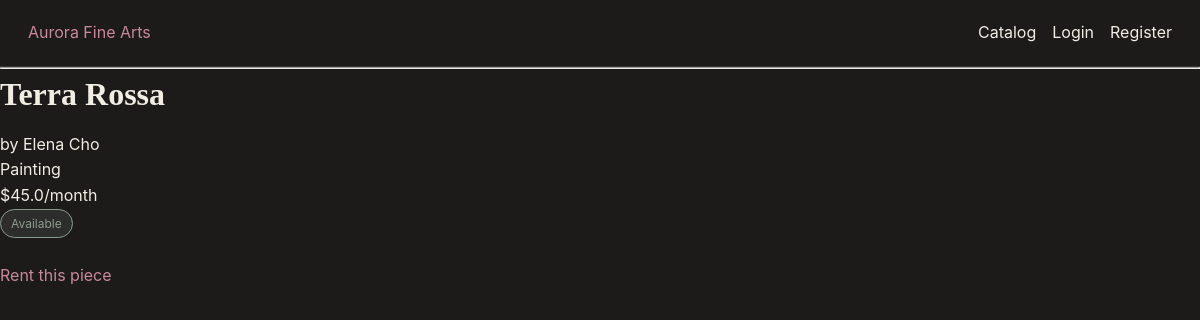
/artwork/2, run on an earlier commit of the app's database.
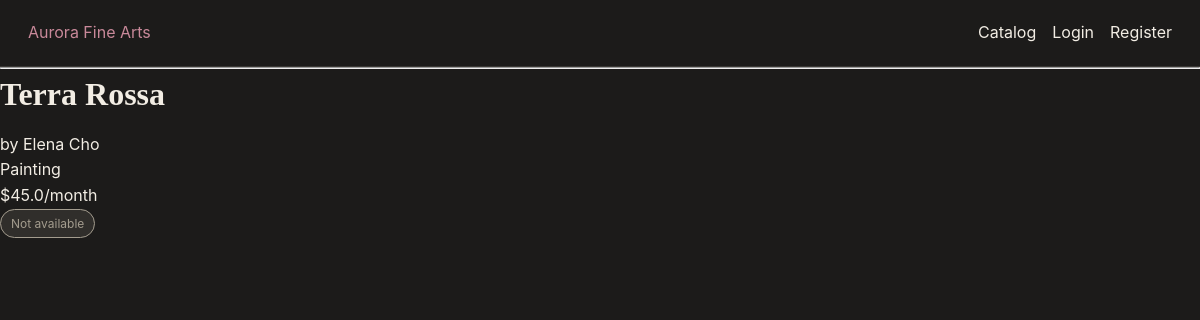
And on a later commit of the database.
### app.py (the view)
@app.route("/artwork/<int:artwork_id>")
def artwork_detail(artwork_id):
    artwork = Artwork.query.get_or_404(artwork_id)
    return render_template("artwork_detail.html", artwork=artwork)

### templates/artwork_detail.html (shortened to what this page needs)
{% extends "base.html" %}
{% block content %}
    <h1>{{ artwork.title }}</h1>
    <p>by {{ artwork.artist_name }}</p>
    <p>{{ artwork.category }}</p>
    <p>${{ artwork.price_per_month }}/month</p>
    {% if artwork.is_available %}
        <span class="badge">Available</span><br><br>
        {% if not current_user.is_authenticated or not current_user.is_admin %}
        <a href="/rent/{{ artwork.id }}">Rent this piece</a>
        {% endif %}
    {% else %}
        <span class="badge" style="border-color:#A39C8E; color:#A39C8E; background:rgba(163,156,142,0.15);">Not available</span>
    {% endif %}
{% endblock %}

What changed in the data, as far as the page shows it:
changed Artwork "Terra Rossa": is_available True → False (drawn)
Also different on the page:
text no longer shown: "Available Rent this piece"
text now shown: "Not available"
